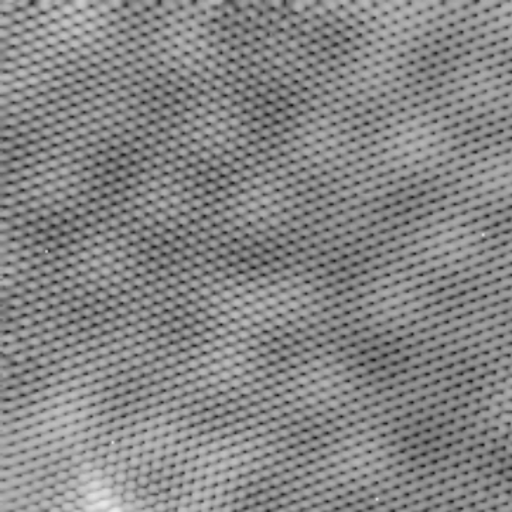
#> input picture 03/data/stm/stm-graphene.png, 512 x 512 px
$ python fourier_stm.py
#> lines starting #> are read from the running program, lines starting #| are printed output that depends on the picture
import numpy as np
import matplotlib.pyplot as plt
import scipy.fft
import imageio

data = imageio.imread('stm-graphene.png',as_gray=True)
#> data is the input picture: shape (512, 512) float32; min 21, max 235, mean 134

c=scipy.fft.fft2(data)

plt.imshow(data)
plt.figure()
plt.imshow(np.absolute(c),vmax=1e5)
plt.show()
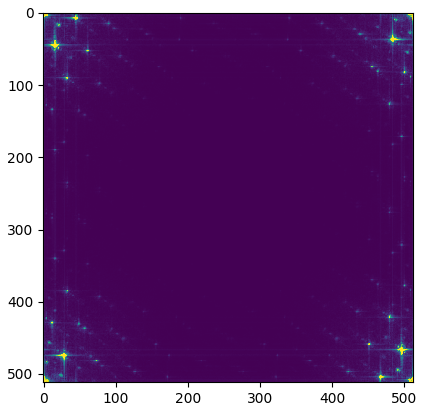
#> figure drawn by matplotlib, 1 panel
